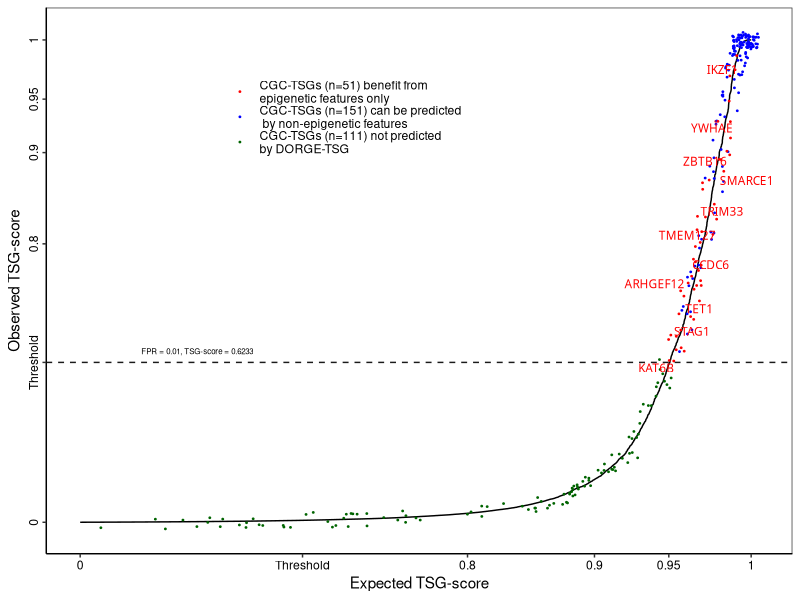
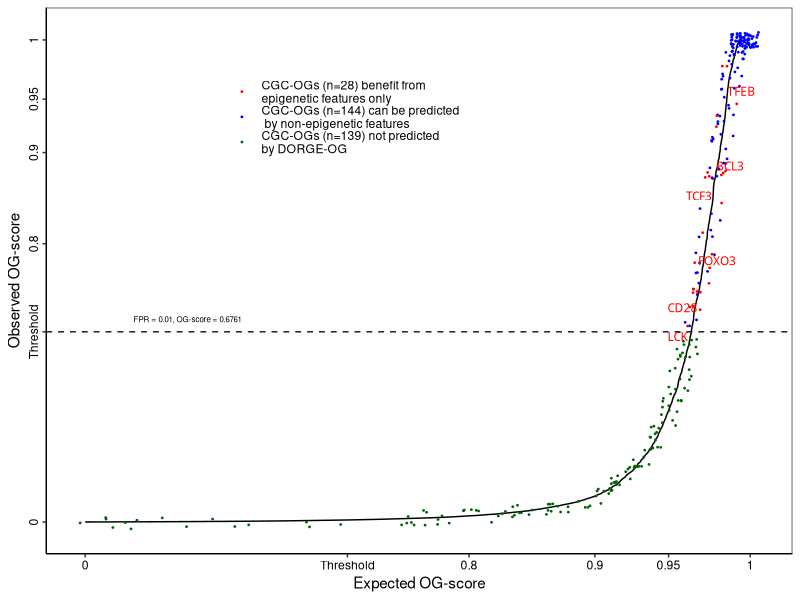

These charts were generated, in order, by the following R code:
####################
##### QQ-plots #####
####################

###### DORGE predictions are shown by QQ-plots with specific gene categoried highlighted.

###### Input: data/TSG_prediction-lr_enet_wo_Epigenetics_FPR_0.01.csv: DORGE-TSG predicted genes using features without epigenetic features
###### Input: data/OG_prediction-lr_enet_wo_Epigenetics_FPR_0.01.csv: DORGE-OG prediction genes using features without epigenetic features
###### Input: ../DORGE_prediction.txt: DORGE prediction results
###### Output: Figure_3A_qqplot_TSG_with_allfeature_specific_highlighted.pdf: QQplot for DORGE-TSG prediction
###### Output: Figure_3B_qqplot_OG_with_allfeature_specific_highlighted.pdf: QQplot for DORGE-OG prediction

options(warn=-1)

### Install missing packages

installed_pkgs <- installed.packages()

pkgs <-  c("ggpubr","scales","ggrepel")

if (length(setdiff(pkgs, installed_pkgs)) > 0) {
    install.packages(pkgs = setdiff(pkgs, installed_pkgs), repos = "http://cran.us.r-project.org")
}

suppressMessages(library("ggpubr"))
suppressMessages(library("scales"))
suppressMessages(library("ggrepel"))

TSG_threshold<-0.6233374 #FPR=0.01
OG_threshold<-0.6761319 #FPR=0.01

##################### Figure 3A #####################
#setwd("/Users/jlyu/Box\ Sync/TSGOG_Project/SA_sub/github/DORGE_paper/DORGE_codes/Figure_3");
score_tsg <- read.table("data/TSG_prediction-lr_enet_wo_Epigenetics_FPR_0.01.csv", header=T, sep=",")
Predicted_genes_woepi_features<-as.character(score_tsg[,1])
prediction <- read.table("../DORGE_prediction.txt", header=T, sep="\t",fill=TRUE,quote = "")

index_predicted_novel_TSGs_allfeatures<-which(prediction$TSG_probability>TSG_threshold)
Novel_genes_allfeatures<-as.character(prediction[index_predicted_novel_TSGs_allfeatures,1])
Specific_novel_genes_allfeatures<-setdiff(Novel_genes_allfeatures,Predicted_genes_woepi_features)
CGC_TSGs<-as.character(prediction[prediction$TSG_all=="1",1])
Specific_novel_nonCGC_genes_allfeatures<-setdiff(Specific_novel_genes_allfeatures,CGC_TSGs)
write.table(Specific_novel_nonCGC_genes_allfeatures,"data/Novel_DORGE_predicted_TSGs_benefitted_by_Epi_features.txt",sep="\t",quote=F,row.names=F,col.names=F)
write.table(Specific_novel_genes_allfeatures,"data/DORGE_predicted_TSGs_benefitted_by_Epi_features.txt",sep="\t",quote=F,row.names=F,col.names=F)

index_TSG_predicted_CGC_TSGs_all_feature<-which(prediction$TSG_probability>TSG_threshold & prediction$TSG_all=="1")
all_genes<-as.character(prediction[,1])
Predicted_CGC_TSGs_all_features<-all_genes[index_TSG_predicted_CGC_TSGs_all_feature]
index_predicted_woepi_genes_in_all_genes<-which(all_genes %in% Predicted_genes_woepi_features)
Predicted_CGC_TSGs_nonepi_features_only<-all_genes[intersect(index_predicted_woepi_genes_in_all_genes,index_TSG_predicted_CGC_TSGs_all_feature)]
all_feature_specific_genes<-setdiff(Predicted_CGC_TSGs_all_features,Predicted_CGC_TSGs_nonepi_features_only)

index_unpredicted_CGC_TSGs<-which(prediction$TSG_probability<TSG_threshold & prediction$TSG_all=="1")
unpredicted_CGC_TSGs<-all_genes[index_unpredicted_CGC_TSGs]

sorted = sort(prediction$TSG_probability,decreasing=F,index.return=T)
sorted_genes<-as.character(all_genes[sorted$ix])
index_highlighted_epi_specific_genes<-which(sorted_genes %in% all_feature_specific_genes)
index_highlighted_nonepi_specific_genes<-which(sorted_genes %in% Predicted_CGC_TSGs_nonepi_features_only)
index_highlighted_unpredicted_genes<-which(sorted_genes %in% unpredicted_CGC_TSGs)
highlighted_genes<-sorted_genes[c(which(sorted_genes %in% c(all_feature_specific_genes,Predicted_CGC_TSGs_nonepi_features_only,unpredicted_CGC_TSGs)))]

nonhighlighted<-as.character(sorted_genes[which(! sorted_genes %in% highlighted_genes)])

other_selected<- which(sorted_genes %in% nonhighlighted)

o <- sorted$x
e <-  1:length(prediction$TSG_probability)/19636
e[1]<-0
epi_specific<-rep("",19636)
epi_specific[index_highlighted_epi_specific_genes]<-"Epigenetic_specific"
nonepi_specific<-rep("",19636)
nonepi_specific[index_highlighted_nonepi_specific_genes]<-"woEpigenetic_specific"
unpredicted_CGC_TSGs<-rep("",19636)
unpredicted_CGC_TSGs[index_highlighted_unpredicted_genes]<-"Unpredicted CGC-TSGs"
colors<-rep("",19636)
colors[index_highlighted_epi_specific_genes]<-"Epigenetic_specific"
colors[index_highlighted_nonepi_specific_genes]<-"woEpigenetic_specific"
colors[index_highlighted_unpredicted_genes]<-"Unpredicted CGC-TSGs"

core_genes<-c("MYC","RET","TP53","BRAF","ERBB2","KRAS","ABL1","KIT","PTEN","MYCN","WT1","RB1","NRAS","ALK","CDKN2A","BCR","MET","APC","FOS","BRCA1","BCL2","CCND1","VHL","YAP1","AKT1","MYB","NOTCH1","RUNX3","KLF4","EWSR1","PIK3CA","KMT2A","CDH1","STAT3","HRAS","EZH2","JUN","ROS1","SRC","SHH","GLI1","BCL6","CTNNB1","PML","STK11","RASSF1","HGF","SMAD4","NF1","SOX2","MEN1","MARK2","LMO2","CDKN1A","PDGFRA","RUNX1","MITF","MTDH","FOXM1","MLLT3","MTOR","ERG","NPM1","MDM2","TAZ","EGF","CADM1","BRCA2","PDGFB","CD274","VEGFA","TERT","AR","CSF1R","MYCL","FHIT","KLF6","SYK","PTPN11","PTTG1","NF2","NTRK1","WWOX","FGFR1","TCL1A","ARID1A","DLC1","FOXP1","CDK16","PTGS2","RARA","SLC3A2","BAP1","FBXW7","TAL1","CDK8","ETS1","PTGDR","TNFAIP3","TWSG1");

core_gene_vec<-rep("",19636)
core_gene_vec[sorted_genes %in% core_genes]<-"Core_CGC"

dat <- data.frame("Observed" = o, "Expected" = e,"Epi_specific_genes" = epi_specific,"nonEpi_specific_genes" = nonepi_specific,"Unpredicted_CGC" = unpredicted_CGC_TSGs,"Core" = core_gene_vec,"Gene" = sorted_genes,"Color" = colors)



modulus_trans <- function(lambda){
   trans_new("modulus",
     transform = function(y){
        if(lambda != 0){
           yt <- sign(y) * (((abs(y) + 1) ^ lambda - 1) / lambda)
        }
        return(yt)
     },
     inverse = function(yt){
        if(lambda != 0){
           y <- ((abs(yt) * lambda + 1)  ^ (1 / lambda) - 1) * sign(yt)
        } else {
           y <- (exp(abs(yt)) - 1) * sign(yt)
           
        }
        return(y)
     }
   )
}

dat1<-dat
dat<-dat[dat$Color!="",]
label<-which(dat[,3]!="" & dat[,1]>TSG_threshold & dat[,1]<0.9999)
label_chosen<-label[seq(1, length(label), 5)]

pdf("Raw_figures/Figure_3A_qqplot_TSG_with_allfeature_specific_highlighted.pdf", family="ArialMT", width=3.9, height=2.7)
dat$Color<-factor(dat$Color,levels=c("Epigenetic_specific","woEpigenetic_specific","Unpredicted CGC-TSGs"))
palette_color <- c("Epigenetic_specific"='red', "woEpigenetic_specific"='blue', "Unpredicted CGC-TSGs"='darkgreen')

ggplot() + geom_path(data=dat1, aes(x=Expected, y=Observed))+ geom_point(data=dat[dat[,"Color"]!="",], aes(Expected, Observed, colour=Color),position=position_jitter(w = 0.1, h = 0.1, seed = 2),size=0.3)+ scale_colour_manual(values = palette_color,breaks = c("Epigenetic_specific","woEpigenetic_specific","Unpredicted CGC-TSGs"),labels = c(paste("CGC-TSGs (n=",length(index_highlighted_epi_specific_genes),") benefit from\nepigenetic features only",sep=""), paste("CGC-TSGs (n=",length(index_highlighted_nonepi_specific_genes),") can be predicted\n by non-epigenetic features",sep=""), paste("CGC-TSGs (n=",length(index_highlighted_unpredicted_genes),") not predicted\nby DORGE-TSG",sep="")))+geom_text_repel(data = dat[label_chosen,],aes(label=Gene,x=Expected, y=Observed), family="ArialMT",size= 3,color="red",segment.size= 0.3,force = 1,segment.color= "grey10")+ geom_hline(yintercept=TSG_threshold, linetype="dashed", color = "grey10")+annotate("text", label = paste("FPR = 0.01, TSG-score = ",round(TSG_threshold,4),sep=""), x = 0.45, y =  TSG_threshold+0.02, size = 2, colour = "black")+scale_x_continuous(trans = modulus_trans(5),breaks = c(0,TSG_threshold,0.8,0.9,0.95,1),labels = c("0", "Threshold","0.8","0.9", "0.95", "1"))+scale_y_continuous(trans = modulus_trans(5),breaks = c(0,TSG_threshold,0.8,0.9,0.95,1),labels = c("0", "Threshold","0.8","0.9", "0.95", "1"))+ xlab("Expected TSG-score") + ylab("Observed TSG-score")+ guides(color = guide_legend(override.aes=list(fill=NA))) + theme_bw() + theme(legend.title = element_blank(),axis.ticks.y = element_line(size = 0.5),axis.ticks.x=element_line(size = 0.5),axis.text.x = element_text(angle = 0, hjust = 0.5, colour = "black"),axis.text.y = element_text(angle = 90, hjust = 0.5, colour = "black"), panel.grid.major = element_blank(), panel.grid.minor = element_blank(),panel.background = element_blank(), axis.line = element_line(colour = "black"),legend.position=c(0.4,0.8),legend.background = element_rect(fill=alpha('transparent', 0.0)))

garbage <- dev.off()


##################### Figure 3B #####################

#setwd("/Users/jlyu/Box\ Sync/TSGOG_Project/SA_sub/github/DORGE_paper/DORGE_codes/Figure_3");
score_OG <- read.table("data/OG_prediction-lr_enet_wo_Epigenetics_FPR_0.01.csv", header=T, sep=",")
Predicted_genes_woepi_features<-as.character(score_OG[,1])
prediction <- read.table("../DORGE_prediction.txt", header=T, sep="\t",fill=TRUE,quote = "")

index_predicted_novel_OGs_allfeatures<-which(prediction$OG_probability>OG_threshold)
Novel_genes_allfeatures<-as.character(prediction[index_predicted_novel_OGs_allfeatures,1])
Specific_novel_genes_allfeatures<-setdiff(Novel_genes_allfeatures,Predicted_genes_woepi_features)
CGC_OGs<-as.character(prediction[prediction$OG_all=="1",1])
Specific_novel_nonCGC_genes_allfeatures<-setdiff(Specific_novel_genes_allfeatures,CGC_OGs)
write.table(Specific_novel_nonCGC_genes_allfeatures,"data/Novel_DORGE_predicted_OGs_benefitted_by_Epi_features.txt",sep="\t",quote=F,row.names=F,col.names=F)
write.table(Specific_novel_genes_allfeatures,"data/DORGE_predicted_OGs_benefitted_by_Epi_features.txt",sep="\t",quote=F,row.names=F,col.names=F)

index_OG_predicted_CGC_OGs_all_feature<-which(prediction$OG_probability>OG_threshold & prediction$OG_all=="1")
all_genes<-as.character(prediction[,1])
Predicted_CGC_OGs_all_features<-all_genes[index_OG_predicted_CGC_OGs_all_feature]
index_predicted_woepi_genes_in_all_genes<-which(all_genes %in% Predicted_genes_woepi_features)
Predicted_CGC_OGs_nonepi_features_only<-all_genes[intersect(index_predicted_woepi_genes_in_all_genes,index_OG_predicted_CGC_OGs_all_feature)]
all_feature_specific_genes<-setdiff(Predicted_CGC_OGs_all_features,Predicted_CGC_OGs_nonepi_features_only)

index_unpredicted_CGC_OGs<-which(prediction$OG_probability<OG_threshold & prediction$OG_all=="1")
unpredicted_CGC_OGs<-all_genes[index_unpredicted_CGC_OGs]

sorted = sort(prediction$OG_probability,decreasing=F,index.return=T)
sorted_genes<-as.character(all_genes[sorted$ix])
index_highlighted_epi_specific_genes<-which(sorted_genes %in% all_feature_specific_genes)
index_highlighted_nonepi_specific_genes<-which(sorted_genes %in% Predicted_CGC_OGs_nonepi_features_only)
index_highlighted_unpredicted_genes<-which(sorted_genes %in% unpredicted_CGC_OGs)
highlighted_genes<-sorted_genes[c(which(sorted_genes %in% c(all_feature_specific_genes,Predicted_CGC_OGs_nonepi_features_only,unpredicted_CGC_OGs)))]

nonhighlighted<-as.character(sorted_genes[which(! sorted_genes %in% highlighted_genes)])

other_selected<- which(sorted_genes %in% nonhighlighted)

o <- sorted$x
e <-  1:length(prediction$OG_probability)/19636
e[1]<-0
epi_specific<-rep("",19636)
epi_specific[index_highlighted_epi_specific_genes]<-"Epigenetic_specific"
nonepi_specific<-rep("",19636)
nonepi_specific[index_highlighted_nonepi_specific_genes]<-"woEpigenetic_specific"
unpredicted_CGC_OGs<-rep("",19636)
unpredicted_CGC_OGs[index_highlighted_unpredicted_genes]<-"Unpredicted CGC-OGs"
colors<-rep("",19636)
colors[index_highlighted_epi_specific_genes]<-"Epigenetic_specific"
colors[index_highlighted_nonepi_specific_genes]<-"woEpigenetic_specific"
colors[index_highlighted_unpredicted_genes]<-"Unpredicted CGC-OGs"

core_genes<-c("MYC","RET","TP53","BRAF","ERBB2","KRAS","ABL1","KIT","PTEN","MYCN","WT1","RB1","NRAS","ALK","CDKN2A","BCR","MET","APC","FOS","BRCA1","BCL2","CCND1","VHL","YAP1","AKT1","MYB","NOTCH1","RUNX3","KLF4","EWSR1","PIK3CA","KMT2A","CDH1","STAT3","HRAS","EZH2","JUN","ROS1","SRC","SHH","GLI1","BCL6","CTNNB1","PML","STK11","RASSF1","HGF","SMAD4","NF1","SOX2","MEN1","MARK2","LMO2","CDKN1A","PDGFRA","RUNX1","MITF","MTDH","FOXM1","MLLT3","MTOR","ERG","NPM1","MDM2","TAZ","EGF","CADM1","BRCA2","PDGFB","CD274","VEGFA","TERT","AR","CSF1R","MYCL","FHIT","KLF6","SYK","PTPN11","PTTG1","NF2","NTRK1","WWOX","FGFR1","TCL1A","ARID1A","DLC1","FOXP1","CDK16","PTGS2","RARA","SLC3A2","BAP1","FBXW7","TAL1","CDK8","ETS1","PTGDR","TNFAIP3","TWSG1");

core_gene_vec<-rep("",19636)
core_gene_vec[sorted_genes %in% core_genes]<-"Core_CGC"

dat <- data.frame("Observed" = o, "Expected" = e,"Epi_specific_genes" = epi_specific,"nonEpi_specific_genes" = nonepi_specific,"Unpredicted_CGC" = unpredicted_CGC_OGs,"Core" = core_gene_vec,"Gene" = sorted_genes,"Color" = colors)

modulus_trans <- function(lambda){
   trans_new("modulus",
     transform = function(y){
        if(lambda != 0){
           yt <- sign(y) * (((abs(y) + 1) ^ lambda - 1) / lambda)
        }
        return(yt)
     },
     inverse = function(yt){
        if(lambda != 0){
           y <- ((abs(yt) * lambda + 1)  ^ (1 / lambda) - 1) * sign(yt)
        } else {
           y <- (exp(abs(yt)) - 1) * sign(yt)
           
        }
        return(y)
     }
   )
}

dat1<-dat
dat<-dat[dat$Color!="",]
label<-which(dat[,3]!="" & dat[,1]>OG_threshold & dat[,1]<0.9999)
label_chosen<-label[seq(1, length(label), 5)]

pdf("Raw_figures/Figure_3B_qqplot_OG_with_allfeature_specific_highlighted.pdf", family="ArialMT", width=3.9, height=2.7)
dat$Color<-factor(dat$Color,levels=c("Epigenetic_specific","woEpigenetic_specific","Unpredicted CGC-OGs"))
palette_color <- c("Epigenetic_specific"='red', "woEpigenetic_specific"='blue', "Unpredicted CGC-OGs"='darkgreen')

ggplot() + geom_path(data=dat1, aes(x=Expected, y=Observed))+ geom_point(data=dat[dat[,"Color"]!="",], aes(Expected, Observed, colour=Color),position=position_jitter(w = 0.1, h = 0.1, seed = 2),size=0.3)+ scale_colour_manual(values = palette_color,breaks = c("Epigenetic_specific","woEpigenetic_specific","Unpredicted CGC-OGs"),labels = c(paste("CGC-OGs (n=",length(index_highlighted_epi_specific_genes),") benefit from\nepigenetic features only",sep=""), paste("CGC-OGs (n=",length(index_highlighted_nonepi_specific_genes),") can be predicted\n by non-epigenetic features",sep=""), paste("CGC-OGs (n=",length(index_highlighted_unpredicted_genes),") not predicted\nby DORGE-OG",sep="")))+geom_text_repel(data = dat[label_chosen,],aes(label=Gene,x=Expected, y=Observed), family="ArialMT",size= 3,color="red",segment.size= 0.3,force = 1,segment.color= "grey10")+ geom_hline(yintercept=OG_threshold, linetype="dashed", color = "grey10")+annotate("text", label = paste("FPR = 0.01, OG-score = ",round(OG_threshold,4),sep=""), x = 0.42, y =  OG_threshold+0.02, size = 2, colour = "black")+scale_x_continuous(trans = modulus_trans(5),breaks = c(0,OG_threshold,0.8,0.9,0.95,1),labels = c("0", "Threshold","0.8","0.9", "0.95", "1"))+scale_y_continuous(trans = modulus_trans(5),breaks = c(0,OG_threshold,0.8,0.9,0.95,1),labels = c("0", "Threshold","0.8","0.9", "0.95", "1"))+ xlab("Expected OG-score") + ylab("Observed OG-score")+ guides(color = guide_legend(override.aes=list(fill=NA))) + theme_bw() + theme(legend.title = element_blank(),axis.ticks.y = element_line(size = 0.5),axis.ticks.x=element_line(size = 0.5),axis.text.x = element_text(angle = 0, hjust = 0.5, colour = "black"),axis.text.y = element_text(angle = 90, hjust = 0.5, colour = "black"), panel.grid.major = element_blank(), panel.grid.minor = element_blank(),panel.background = element_blank(), axis.line = element_line(colour = "black"),legend.position=c(0.4,0.8),legend.background = element_rect(fill=alpha('transparent', 0.0)))

garbage <- dev.off()
